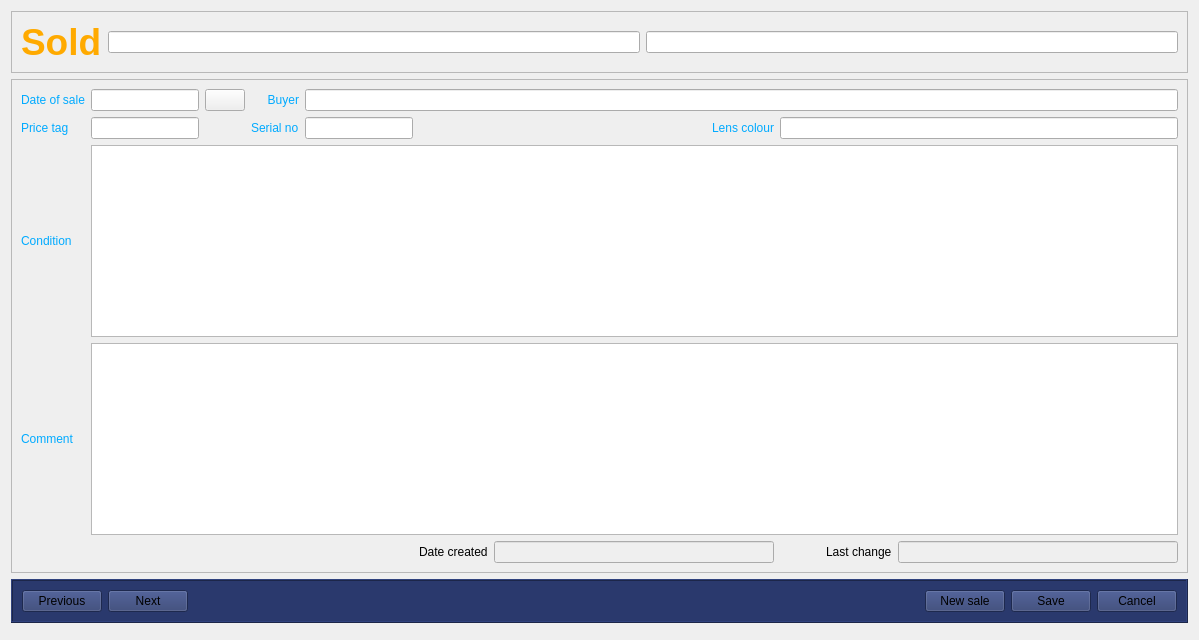
            <widget class="QWidget" name="tb_sold">
             <attribute name="icon">
              <iconset theme="QIcon::ThemeIcon::EditDelete"/>
             </attribute>
             <attribute name="title">
              <string>Sold</string>
             </attribute>
             <layout class="QVBoxLayout" name="verticalLayout_4">
              <item>
               <widget class="QFrame" name="frame_19">
                <property name="frameShape">
                 <enum>QFrame::Shape::StyledPanel</enum>
                </property>
                <property name="frameShadow">
                 <enum>QFrame::Shadow::Raised</enum>
                </property>
                <layout class="QHBoxLayout" name="horizontalLayout_16">
                 <item>
                  <widget class="QLabel" name="label_55">
                   <property name="font">
                    <font>
                     <pointsize>28</pointsize>
                     <bold>true</bold>
                     <underline>false</underline>
                    </font>
                   </property>
                   <property name="styleSheet">
                    <string notr="true">color: rgb(255, 170, 0);</string>
                   </property>
                   <property name="text">
                    <string>Sold</string>
                   </property>
                  </widget>
                 </item>
                 <item>
                  <widget class="QLineEdit" name="le_sale_id"/>
                 </item>
                 <item>
                  <widget class="QLineEdit" name="le_sale_id_lens"/>
                 </item>
                </layout>
               </widget>
              </item>
              <item>
               <widget class="QFrame" name="frame_20">
                <property name="frameShape">
                 <enum>QFrame::Shape::StyledPanel</enum>
                </property>
                <property name="frameShadow">
                 <enum>QFrame::Shadow::Raised</enum>
                </property>
                <layout class="QGridLayout" name="gridLayout_7">
                 <item row="0" column="0">
                  <widget class="QLabel" name="label_56">
                   <property name="styleSheet">
                    <string notr="true">color: rgb(0, 170, 255);</string>
                   </property>
                   <property name="text">
                    <string>Date of sale</string>
                   </property>
                  </widget>
                 </item>
                 <item row="4" column="7">
                  <widget class="QLineEdit" name="le_sale_datecreated">
                   <property name="enabled">
                    <bool>false</bool>
                   </property>
                   <property name="minimumSize">
                    <size>
                     <width>280</width>
                     <height>0</height>
                    </size>
                   </property>
                  </widget>
                 </item>
                 <item row="1" column="2">
                  <widget class="QLineEdit" name="le_sale_price"/>
                 </item>
                 <item row="2" column="2" colspan="9">
                  <widget class="QPlainTextEdit" name="le_sale_lens_condition"/>
                 </item>
                 <item row="4" column="2" colspan="4">
                  <spacer name="horizontalSpacer_10">
                   <property name="orientation">
                    <enum>Qt::Orientation::Horizontal</enum>
                   </property>
                   <property name="sizeHint" stdset="0">
                    <size>
                     <width>40</width>
                     <height>20</height>
                    </size>
                   </property>
                  </spacer>
                 </item>
                 <item row="0" column="5" colspan="6">
                  <widget class="QLineEdit" name="le_sale_to"/>
                 </item>
                 <item row="4" column="9">
                  <widget class="QLabel" name="label_64">
                   <property name="text">
                    <string>Last change</string>
                   </property>
                  </widget>
                 </item>
                 <item row="0" column="2">
                  <widget class="QLineEdit" name="le_sale_date"/>
                 </item>
                 <item row="0" column="3">
                  <widget class="QPushButton" name="pb_sale_datepick">
                   <property name="text">
                    <string/>
                   </property>
                   <property name="icon">
                    <iconset theme="QIcon::ThemeIcon::DocumentProperties"/>
                   </property>
                   <property name="iconSize">
                    <size>
                     <width>32</width>
                     <height>32</height>
                    </size>
                   </property>
                  </widget>
                 </item>
                 <item row="1" column="6">
                  <spacer name="horizontalSpacer_9">
                   <property name="orientation">
                    <enum>Qt::Orientation::Horizontal</enum>
                   </property>
                   <property name="sizeHint" stdset="0">
                    <size>
                     <width>40</width>
                     <height>20</height>
                    </size>
                   </property>
                  </spacer>
                 </item>
                 <item row="1" column="5">
                  <widget class="QLineEdit" name="le_sale_serial_no"/>
                 </item>
                 <item row="2" column="0">
                  <widget class="QLabel" name="label_62">
                   <property name="styleSheet">
                    <string notr="true">color: rgb(0, 170, 255);</string>
                   </property>
                   <property name="text">
                    <string>Condition</string>
                   </property>
                  </widget>
                 </item>
                 <item row="1" column="4">
                  <widget class="QLabel" name="label_59">
                   <property name="styleSheet">
                    <string notr="true">color: rgb(0, 170, 255);</string>
                   </property>
                   <property name="text">
                    <string>Serial no</string>
                   </property>
                  </widget>
                 </item>
                 <item row="3" column="0">
                  <widget class="QLabel" name="label_61">
                   <property name="styleSheet">
                    <string notr="true">color: rgb(0, 170, 255);</string>
                   </property>
                   <property name="text">
                    <string>Comment</string>
                   </property>
                  </widget>
                 </item>
                 <item row="1" column="8" colspan="3">
                  <widget class="QLineEdit" name="le_sale_lens_colour"/>
                 </item>
                 <item row="4" column="8">
                  <spacer name="horizontalSpacer_11">
                   <property name="orientation">
                    <enum>Qt::Orientation::Horizontal</enum>
                   </property>
                   <property name="sizeHint" stdset="0">
                    <size>
                     <width>40</width>
                     <height>20</height>
                    </size>
                   </property>
                  </spacer>
                 </item>
                 <item row="3" column="2" colspan="9">
                  <widget class="QPlainTextEdit" name="le_sale_comment"/>
                 </item>
                 <item row="0" column="4">
                  <widget class="QLabel" name="label_57">
                   <property name="styleSheet">
                    <string notr="true">color: rgb(0, 170, 255);</string>
                   </property>
                   <property name="text">
                    <string>Buyer</string>
                   </property>
                   <property name="alignment">
                    <set>Qt::AlignmentFlag::AlignRight|Qt::AlignmentFlag::AlignTrailing|Qt::AlignmentFlag::AlignVCenter</set>
                   </property>
                  </widget>
                 </item>
                 <item row="4" column="10">
                  <widget class="QLineEdit" name="le_sale_datechanged">
                   <property name="enabled">
                    <bool>false</bool>
                   </property>
                   <property name="minimumSize">
                    <size>
                     <width>280</width>
                     <height>0</height>
                    </size>
                   </property>
                  </widget>
                 </item>
                 <item row="1" column="7">
                  <widget class="QLabel" name="label_60">
                   <property name="styleSheet">
                    <string notr="true">color: rgb(0, 170, 255);</string>
                   </property>
                   <property name="text">
                    <string>Lens colour</string>
                   </property>
                   <property name="alignment">
                    <set>Qt::AlignmentFlag::AlignRight|Qt::AlignmentFlag::AlignTrailing|Qt::AlignmentFlag::AlignVCenter</set>
                   </property>
                  </widget>
                 </item>
                 <item row="4" column="6">
                  <widget class="QLabel" name="label_63">
                   <property name="text">
                    <string>Date created</string>
                   </property>
                  </widget>
                 </item>
                 <item row="1" column="0">
                  <widget class="QLabel" name="label_58">
                   <property name="styleSheet">
                    <string notr="true">color: rgb(0, 170, 255);</string>
                   </property>
                   <property name="text">
                    <string>Price tag</string>
                   </property>
                  </widget>
                 </item>
                </layout>
               </widget>
              </item>
              <item>
               <widget class="QFrame" name="frame_22">
                <property name="styleSheet">
                 <string notr="true">background-color: rgb(42, 57, 109);</string>
                </property>
                <property name="frameShape">
                 <enum>QFrame::Shape::Box</enum>
                </property>
                <property name="frameShadow">
                 <enum>QFrame::Shadow::Raised</enum>
                </property>
                <property name="lineWidth">
                 <number>1</number>
                </property>
                <property name="midLineWidth">
                 <number>0</number>
                </property>
                <layout class="QHBoxLayout" name="horizontalLayout_17">
                 <item>
                  <widget class="QPushButton" name="pb_sale_previous">
                   <property name="toolTip">
                    <string>Previous sale record</string>
                   </property>
                   <property name="styleSheet">
                    <string notr="true"/>
                   </property>
                   <property name="text">
                    <string>Previous</string>
                   </property>
                   <property name="icon">
                    <iconset theme="QIcon::ThemeIcon::GoPrevious"/>
                   </property>
                   <property name="iconSize">
                    <size>
                     <width>32</width>
                     <height>32</height>
                    </size>
                   </property>
                  </widget>
                 </item>
                 <item>
                  <widget class="QPushButton" name="pb_sale_next">
                   <property name="toolTip">
                    <string>Next sale record</string>
                   </property>
                   <property name="styleSheet">
                    <string notr="true"/>
                   </property>
                   <property name="text">
                    <string>Next</string>
                   </property>
                   <property name="icon">
                    <iconset theme="QIcon::ThemeIcon::GoNext"/>
                   </property>
                   <property name="iconSize">
                    <size>
                     <width>32</width>
                     <height>32</height>
                    </size>
                   </property>
                  </widget>
                 </item>
                 <item>
                  <spacer name="horizontalSpacer_6">
                   <property name="orientation">
                    <enum>Qt::Orientation::Horizontal</enum>
                   </property>
                   <property name="sizeHint" stdset="0">
                    <size>
                     <width>40</width>
                     <height>20</height>
                    </size>
                   </property>
                  </spacer>
                 </item>
                 <item>
                  <widget class="QPushButton" name="pb_sale_new_sale">
                   <property name="toolTip">
                    <string>&lt;html&gt;&lt;head/&gt;&lt;body&gt;&lt;p&gt;Add a record about a lens sale&lt;/p&gt;&lt;/body&gt;&lt;/html&gt;</string>
                   </property>
                   <property name="styleSheet">
                    <string notr="true"/>
                   </property>
                   <property name="text">
                    <string>New sale</string>
                   </property>
                   <property name="icon">
                    <iconset theme="QIcon::ThemeIcon::SoftwareUpdateUrgent"/>
                   </property>
                   <property name="iconSize">
                    <size>
                     <width>32</width>
                     <height>32</height>
                    </size>
                   </property>
                  </widget>
                 </item>
                 <item>
                  <widget class="QPushButton" name="pb_sale_save">
                   <property name="toolTip">
                    <string>Save changes</string>
                   </property>
                   <property name="styleSheet">
                    <string notr="true"/>
                   </property>
                   <property name="text">
                    <string>Save</string>
                   </property>
                   <property name="icon">
                    <iconset theme="QIcon::ThemeIcon::DocumentSave"/>
                   </property>
                   <property name="iconSize">
                    <size>
                     <width>32</width>
                     <height>32</height>
                    </size>
                   </property>
                  </widget>
                 </item>
                 <item>
                  <widget class="QPushButton" name="pb_sale_cancel">
                   <property name="toolTip">
                    <string>Revert all changes</string>
                   </property>
                   <property name="styleSheet">
                    <string notr="true"/>
                   </property>
                   <property name="text">
                    <string>Cancel</string>
                   </property>
                   <property name="icon">
                    <iconset theme="QIcon::ThemeIcon::EditRedo"/>
                   </property>
                   <property name="iconSize">
                    <size>
                     <width>32</width>
                     <height>32</height>
                    </size>
                   </property>
                  </widget>
                 </item>
                </layout>
               </widget>
              </item>
              <item>
               <widget class="QFrame" name="frame_21">
                <property name="frameShape">
                 <enum>QFrame::Shape::StyledPanel</enum>
                </property>
                <property name="frameShadow">
                 <enum>QFrame::Shadow::Raised</enum>
                </property>
               </widget>
              </item>
             </layout>
            </widget>
